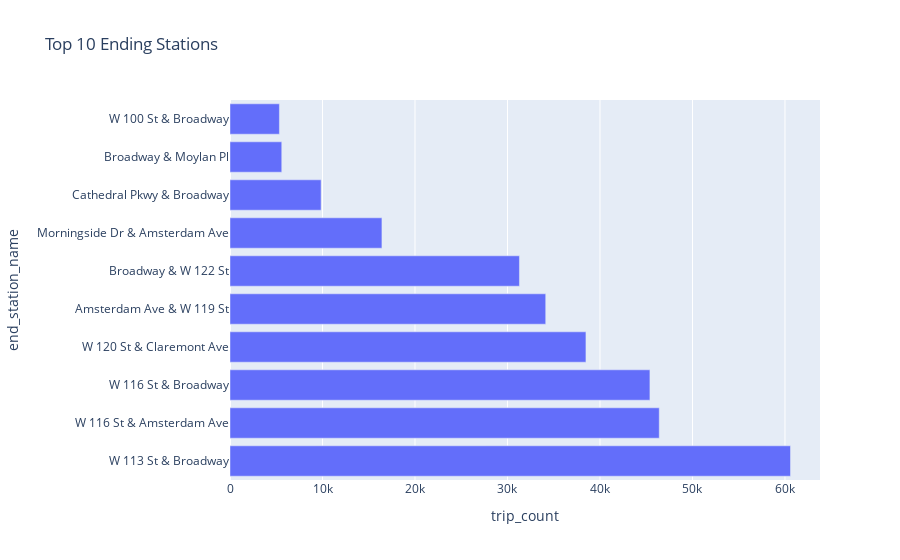

The notebook cell saved with this chart:
### Markdown cell above
Most popular ending stations

### Code cell
top_end_stations = (
    df.groupby('end_station_name')
      .size()
      .reset_index(name='trip_count')
      .sort_values('trip_count', ascending=False)
      .head(10)
)

px.bar(top_end_stations, x='trip_count', y='end_station_name', orientation='h', title='Top 10 Ending Stations')

### Figure 1 — Plotly figure (JSON) as saved in the notebook; plotly's stock layout.template omitted (floating-point values rounded to 4 significant figures)
{"data": [{"hovertemplate": "trip_count=%{x}<br>end_station_name=%{y}<extra></extra>", "legendgroup": "", "marker": {"color": "#636efa", "pattern": {"shape": ""}}, "name": "", "orientation": "h", "showlegend": false, "textposition": "auto", "type": "bar", "x": [60597, 46407, 45399, 38482, 34133, 31293, 16425, 9849, 5596, 5341], "xaxis": "x", "y": ["W 113 St & Broadway", "W 116 St & Amsterdam Ave", "W 116 St & Broadway", "W 120 St & Claremont Ave", "Amsterdam Ave & W 119 St", "Broadway & W 122 St", "Morningside Dr & Amsterdam Ave", "Cathedral Pkwy & Broadway", "Broadway & Moylan Pl", "W 100 St & Broadway"], "yaxis": "y"}], "layout": {"barmode": "relative", "legend": {"tracegroupgap": 0}, "title": {"text": "Top 10 Ending Stations"}, "xaxis": {"anchor": "y", "domain": [0, 1], "title": {"text": "trip_count"}}, "yaxis": {"anchor": "x", "domain": [0, 1], "title": {"text": "end_station_name"}}}}
